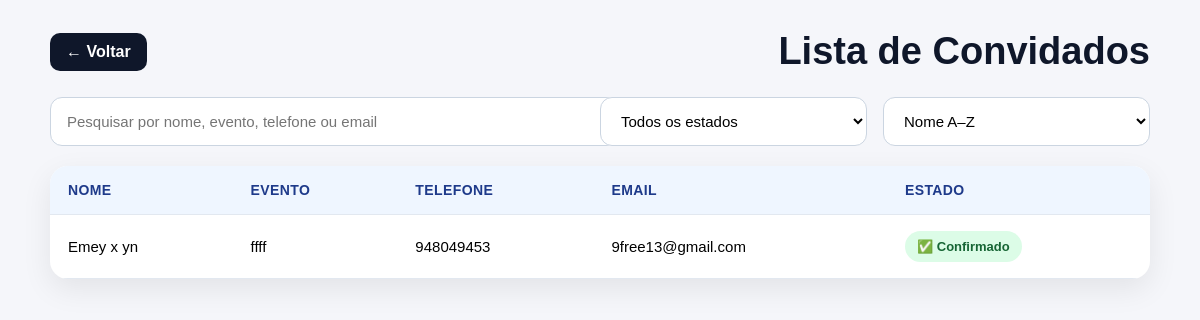
Page /guests/ (signed in) on the committed database.
### guests/models.py (models this page shows, shortened)
class Guest(models.Model):
    STATUS_CHOICES = [
        ('pendente', 'Pendente'),
        ('confirmado', 'Confirmado'),
        ('recusado', 'Recusado'),
    ]
    event = models.ForeignKey('events.Event', on_delete=models.CASCADE)
    full_name = models.CharField(max_length=255)
    phone = models.CharField(max_length=50, blank=True, null=True)
    email = models.EmailField(blank=True, null=True)
    token = models.UUIDField(default=uuid.uuid4, unique=True, editable=False)
    slug = models.SlugField(max_length=255, unique=True, blank=True, null=True)
    status = models.CharField(max_length=20, choices=STATUS_CHOICES, default='pendente')
    qr_code = models.ImageField(upload_to='qr_codes/', blank=True, null=True)
    companion_name = models.CharField(max_length=255, blank=True, null=True)

### events/models.py (models this page shows, shortened)
class Event(models.Model):
    EVENT_TYPE_CHOICES = [
        ('aniversario', 'Aniversário'),
        ('casamento', 'Casamento'),
        ('noivado', 'Noivado'),
        ('baptizado', 'Baptizado'),
        ('cha_de_bebe', 'Chá de bebé'),
        ('formatura', 'Formatura'),
        ('conferencia', 'Conferência'),
        ('reuniao', 'Reunião'),
        ('evento_corporativo', 'Evento corporativo'),
        ('outro', 'Outro'),
    ]
    owner = models.ForeignKey(User, on_delete=models.CASCADE, null=True, blank=True)
    name = models.CharField(max_length=255)
    event_type = models.CharField(max_length=50, choices=EVENT_TYPE_CHOICES, default='outro')
    date = models.DateField()
    location = models.CharField(max_length=255, blank=True, null=True)
    description = models.TextField(blank=True, null=True)
    allowed_companions = models.PositiveIntegerField(default=0)

### guests/views.py (the view)
# urls.py: path('guests/', views.guest_list, name='guest_list'),
@login_required
def guest_list(request):
    guests = Guest.objects.filter(event__owner=request.user).order_by('-id')
    return render(request, 'guests/guest_list.html', {'guests': guests})

### notifications/context_processors.py (called while the page is built)
def notification_count(request):
    if request.user.is_authenticated:
        notifications = Notification.objects.filter(
            user=request.user
        ).order_by('-created_at')
        unread_count = notifications.filter(is_read=False).count()
    else:
        notifications = Notification.objects.none()
        unread_count = 0
    return {
        'unread_notifications_count': unread_count,
        'notifications': notifications,
    }

### guests/templates/guests/guest_list.html (shortened to what this page needs)
<!DOCTYPE html>
<html lang="pt">
<head>
</head>
<body>
    <div class="page-wrapper">
        <div class="topbar">
            <a href="/" class="back-btn">← Voltar</a>
            <h1>Lista de Convidados</h1>
        </div>
        {% if guests %}
            <div class="controls">
    <input type="text" id="searchInput" placeholder="Pesquisar por nome, evento, telefone ou email">
    <select id="statusFilter">
        <option value="todos">Todos os estados</option>
    </select>
    <select id="sortFilter">
        <option value="nome_asc">Nome A–Z</option>
    </select>
</div>
            <div class="table-box">
                <table>
                    <thead>
                        <tr>
                            <th>Nome</th>
                            <th>Evento</th>
                            <th>Telefone</th>
                            <th>Email</th>
                            <th>Estado</th>
                        </tr>
                    </thead>
                    <tbody id="guestTableBody">
                        {% for guest in guests %}
                            <tr data-status="{{ guest.status|lower }}">
                                <td class="searchable">{{ guest.full_name }}</td>
                                <td class="searchable">{{ guest.event.name }}</td>
                                <td class="searchable">{{ guest.phone }}</td>
                                <td class="searchable">{{ guest.email|default:"" }}</td>
                                <td>
                                    {% if guest.status == 'confirmado' %}
                                        <span class="status status-confirmado">✅ Confirmado</span>
                                    {% elif guest.status == 'recusado' %}
                                        <span class="status status-recusado">❌ Não confirmado</span>
                                    {% else %}
                                        <span class="status status-pendente">⏳ Pendente</span>
                                    {% endif %}
                                </td>
                            </tr>
                        {% endfor %}
                    </tbody>
                </table>
            </div>
        {% else %}
            <div class="empty">
                Nenhum convidado encontrado.
            </div>
        {% endif %}
    </div>
</body>
</html>

### guests/templates/guests/guest_list.html (style rules this page uses)
body { font-family: Arial, sans-serif; background: #f5f6fa; padding: 30px; margin: 0; }
.page-wrapper { max-width: 1100px; margin: 0 auto; }
.topbar { display: flex; justify-content: space-between; align-items: center; margin-bottom: 24px; gap: 15px; }
.back-btn { text-decoration: none; background: #0f172a; color: white; padding: 10px 16px; border-radius: 10px; font-weight: bold; }
h1 { margin: 0; font-size: 38px; color: #0f172a; }
.controls { display: grid; grid-template-columns: 2fr 1fr 1fr; gap: 16px; margin-bottom: 20px; }
.controls input, .controls select { width: 100%; padding: 14px 16px; border: 1px solid #cbd5e1; border-radius: 12px; font-size: 15px; background: white; outline: none; }
.table-box { background: white; border-radius: 18px; box-shadow: 0 10px 30px rgba(0,0,0,0.08); overflow: hidden; }
table { width: 100%; border-collapse: collapse; }
thead { background: #eff6ff; }
th, td { padding: 16px 18px; text-align: left; border-bottom: 1px solid #e2e8f0; font-size: 15px; }
th { color: #1e3a8a; font-size: 14px; text-transform: uppercase; letter-spacing: 0.4px; }
.status { display: inline-block; padding: 8px 12px; border-radius: 999px; font-size: 13px; font-weight: bold; }
.status-confirmado { background: #dcfce7; color: #166534; }

### rows in the picture
Guest: full_name "Emey x yn", event.name "ffff", phone "948049453", email "9free13@gmail.com", status "✅ Confirmado"
